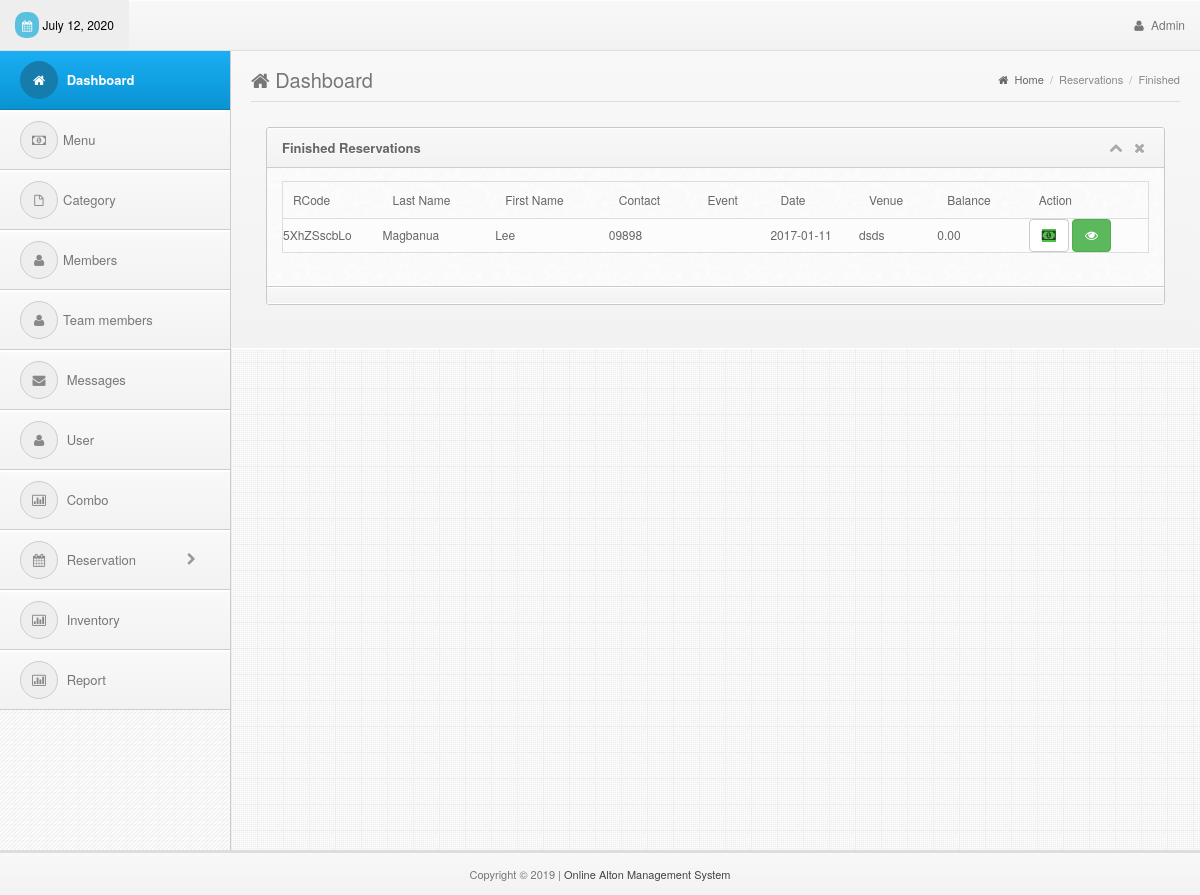
/admin/finished.php (signed in), run on the app's committed database.
### tables this page shows
CREATE TABLE `reservation` (
  `rid` int(11) NOT NULL AUTO_INCREMENT,
  `r_date` date NOT NULL,
  `r_time` time NOT NULL,
  `r_last` varchar(30) NOT NULL,
  `r_first` varchar(30) NOT NULL,
  `r_contact` varchar(30) NOT NULL,
  `r_email` varchar(50) NOT NULL,
  `r_address` varchar(100) NOT NULL,
  `r_type` varchar(30) NOT NULL,
  `r_ocassion` varchar(50) NOT NULL,
  `r_motif` varchar(30) NOT NULL,
  `team_id` int(11) NOT NULL,
  `r_venue` varchar(100) NOT NULL,
  `payable` decimal(10,2) NOT NULL,
  `balance` decimal(10,2) NOT NULL,
  `r_status` varchar(10) NOT NULL,
  `date_reserved` date NOT NULL,
  `r_code` varchar(10) NOT NULL,
  PRIMARY KEY (`rid`)
);

### admin/finished.php (the view, shortened to what this page needs)
<!DOCTYPE html>
<html lang="en">
<head>
  <?php include('../includes/links.php');?>
</head>
<body>
<div class="navbar navbar-fixed-top bs-docs-nav" role="banner">
    <div class="conjtainer">
      <?php include('../includes/topbar.php');?>
    </div>
  </div>
<div class="content" style="margin-top:10px">
    <?php include('../includes/sidebar.php');?>
    <div class="mainbar">
      <div class="page-head">
        <h2 class="pull-left"><i class="fa fa-home"></i> Dashboard</h2>
        <div class="bread-crumb pull-right">
          <a href="index.html"><i class="fa fa-home"></i> Home</a>
          <span class="divider">/</span>
          <a href="#" class="bread-current">Reservations</a>
          <span class="divider">/</span>
          <a href="#" class="bread-current">Finished</a>
        </div>
        <div class="clearfix"></div>
      <div class="matter">
        <div class="container">
          <div class="row">
            <div class="col-md-12">
              <div class="widget">
                <div class="widget-head">
                  <div class="pull-left"> Finished Reservations
                  </div>
                  <div class="widget-icons pull-right">
                    <a href="#" class="wminimize"><i class="fa fa-chevron-up"></i></a>
                    <a href="#" class="wclose"><i class="fa fa-times"></i></a>
                  </div>
                  <div class="clearfix"></div>
                </div>
                <div class="widget-content">
                  <div class="padd">
              <div class="page-tables">
                <div class="table-responsive">
                  <table cellpadding="0" cellspacing="0" border="0" id="data-table" width="100%">
                    <thead>
                      <tr>
                        <th>RCode</th>
                        <th>Last Name</th>
                        <th>First Name</th>
                        <th>Contact</th>
                        <th>Event</th>
                        <th>Date</th>
                        <th>Venue</th>
                        <th>Balance</th>
                        <th>Action</th>
                      </tr>
                    </thead>
                    <tbody>
<?php
include('../includes/dbcon.php');
    $query=mysqli_query($con,"select * from reservation where r_status='Finished'")or die(mysqli_error($con));
      while ($row=mysqli_fetch_array($query)){
        $id=$row['rid'];
        $rcode=$row['r_code'];
        $first=$row['r_first'];
        $last=$row['r_last'];
        $contact=$row['r_contact'];
        $date=$row['r_date'];
        $venue=$row['r_venue'];
        $balance=$row['balance'];
        $type=$row['r_type'];
?>
                      <tr>
                        <td><?php echo $rcode;?></td>
                        <td><?php echo $last;?></td>
                        <td><?php echo $first;?></td>
                        <td><?php echo $contact;?></td>
                        <td><?php echo $type;?></td>
                        <td><?php echo $date;?></td>
                        <td><?php echo $venue;?></td>
                        <td><?php echo $balance;?></td>
                        <td>
                            <a href="#update" class="btn btn-default" data-target="#update<?php echo $id;?>" data-toggle="modal">
                                <i class="fa fa-money bgreen"></i>
                              </a>
                              <a href="reservation_view.php?id=<?php echo $id;?>" class="btn btn-success">
                                <i class="fa fa-eye"></i>
                              </a>
                        </td>
                      </tr>
<?php }?>
                    </tbody>
                  </table>
                </div>
                </div>
              </div>
                  </div>
                  <div class="widget-foot">
                  </div>
                </div>
              </div>
            </div>
          </div>
        </div>
      </div>
    </div>
</div>
<?php include('../includes/footer.php');?>
</body>
</html>

### admin/css/style.css (style rules this page uses)
body { font-size: 12px; line-height: 22px; color: #666; border-top: 3px solid #eee; background:#343434 url("../img/back.png") repeat; padding-top: 37px; -webkit-font-smoothing: antialiased; }
h1,h2,h3,h4,h5,h6 { padding: 2px 0px; margin: 2px 0px; color: #777; }
h2 { font-size: 25px; line-height: 35px; }
a { color: #026b9c; }
.bgreen { background: #4ac344; }
.navbar * { font-weight: normal !important; text-shadow:none !important; }
.navbar { background-color: #f8f8f8; background: -webkit-gradient(linear, left top, left bottom, from(#f8f8f8), to(#f2f2f2)); background: -webkit-linear-gradient(top, #f8f8f8, #f2f2f2); background: -moz-linear-gradient(top, #f8f8f8, #f2f2f2); background: -ms-linear-gradient(top, #f8f8f8, #f2f2f2); background: -o-linear-gradient(top, #f8f8f8, #f2f2f2); background: linear-gradient(top, #f8f8f8, #f2f2f2); border-bottom: 1px solid #ddd; box-shadow: inset 0px 1px 1px #fff; }
.mainbar { position: relative; margin-left: 230px; margin-right: 0px; width: auto; background:#eee url("../img/main-back.png") repeat; border-left: 1px solid #ccc; z-index: 50; min-height: 800px; }
.mainbar .container { max-width:100% !important; width: 100% !important; }
.page-tables #data-table { margin-bottom: 20px; }
.page-tables #data-table { border:1px solid #ddd; }
.page-tables table#data-table thead th { padding:7px 10px; font-weight:normal; border-bottom:0px; }
.page-tables table#data-table td { background:#fcfcfc; border-top:1px solid #ddd; }
.mainbar .page-head { background-color: #f8f8f8; background: -webkit-gradient(linear, left top, left bottom, from(#f8f8f8), to(#f2f2f2)); background: -webkit-linear-gradient(top, #f8f8f8, #f2f2f2); background: -moz-linear-gradient(top, #f8f8f8, #f2f2f2); background: -ms-linear-gradient(top, #f8f8f8, #f2f2f2); background: -o-linear-gradient(top, #f8f8f8, #f2f2f2); background: linear-gradient(top, #f8f8f8, #f2f2f2); padding: 8px 20px; border-bottom: 1px solid #fff; box-shadow: inset 0px 1px 1px #fff; }
.mainbar .page-head h2 { font-weight: normal; font-size: 20px; }
.mainbar .bread-crumb { font-size: 11px; margin-top: 10px; color: #aaa; }
.mainbar .bread-crumb i { margin-right: 3px; }
.mainbar .bread-crumb .divider { margin: 0px 3px; }
.mainbar .bread-crumb a { color: #666; }
.mainbar .bread-crumb a.bread-current { color: #888; }
.mainbar .matter { border-top: 1px solid #ddd; padding: 15px 0px; }
.widget { border: 1px solid #c9c9c9; border-radius: 3px; margin-top: 10px; margin-bottom: 20px; background: #fafafa url('../img/cream.png') repeat; }
.widget .padd, .modal-body { padding: 13px 15px; }
.widget .widget-head,.modal-header { background-color: #f8f8f8; background: -webkit-gradient(linear, left top, left bottom, from(#f8f8f8), to(#f2f2f2)); background: -webkit-linear-gradient(top, #f8f8f8, #f2f2f2); background: -moz-linear-gradient(top, #f8f8f8, #f2f2f2); background: -ms-linear-gradient(top, #f8f8f8, #f2f2f2); background: -o-linear-gradient(top, #f8f8f8, #f2f2f2); background: linear-gradient(top, #f8f8f8, #f2f2f2); border-top-right-radius: 3px; border-top-left-radius: 3px; text-shadow:0px 1px #fff; border-bottom: 1px solid #ccc; border-top: 1px solid #fff; color: #666; font-size: 13px; font-weight: bold; padding: 8px 15px; }
.widget .widget-head .widget-icons i { font-size: 14px; margin: 0px 4px; }
.widget .widget-head .widget-icons a { color: #aaa; }
.widget .widget-foot, .modal-footer { background-color: #f8f8f8; background: -webkit-gradient(linear, left top, left bottom, from(#f8f8f8), to(#f2f2f2)); background: -webkit-linear-gradient(top, #f8f8f8, #f2f2f2); background: -moz-linear-gradient(top, #f8f8f8, #f2f2f2); background: -ms-linear-gradient(top, #f8f8f8, #f2f2f2); background: -o-linear-gradient(top, #f8f8f8, #f2f2f2); background: linear-gradient(top, #f8f8f8, #f2f2f2); border-bottom-right-radius: 3px; border-bottom-left-radius: 3px; text-shadow:0px 1px #fff; border-bottom: 1px solid #fff; border-top: 1px solid #ccc; padding: 8px 15px; font-size: 12px; color: #555; box-shadow: inset 0px 1px 1px #fff; }

### data on the page
reservation: r_code "5XhZSscbLo", r_last "Magbanua", r_first "Lee", r_contact "09898", r_date "2017-01-11", r_venue "dsds", balance "0.00"
